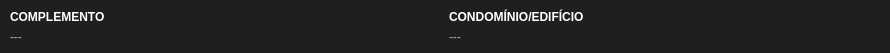
   <widget class="QWidget" name="widgetEnderecoEntregaImovel_3" native="true">
    <property name="geometry">
     <rect>
      <x>0</x>
      <y>128</y>
      <width>890</width>
      <height>53</height>
     </rect>
    </property>
    <property name="styleSheet">
     <string notr="true">background-color: #1f1f1f;
border-radius: 4px;</string>
    </property>
    <widget class="QWidget" name="horizontalLayoutWidget_23">
     <property name="geometry">
      <rect>
       <x>10</x>
       <y>6</y>
       <width>871</width>
       <height>41</height>
      </rect>
     </property>
     <layout class="QHBoxLayout" name="horizontalLayout_23" stretch="0,0">
      <item>
       <layout class="QVBoxLayout" name="verticalLayout_65">
        <property name="spacing">
         <number>0</number>
        </property>
        <item>
         <widget class="QLabel" name="label_63">
          <property name="sizePolicy">
           <sizepolicy hsizetype="Expanding" vsizetype="Preferred">
            <horstretch>0</horstretch>
            <verstretch>0</verstretch>
           </sizepolicy>
          </property>
          <property name="maximumSize">
           <size>
            <width>16777215</width>
            <height>16777215</height>
           </size>
          </property>
          <property name="styleSheet">
           <string notr="true">font-weight: bold;
color: white;</string>
          </property>
          <property name="text">
           <string>COMPLEMENTO</string>
          </property>
         </widget>
        </item>
        <item>
         <widget class="QLabel" name="labelEnderecoEntregaImovelComplemento">
          <property name="sizePolicy">
           <sizepolicy hsizetype="Expanding" vsizetype="Preferred">
            <horstretch>0</horstretch>
            <verstretch>0</verstretch>
           </sizepolicy>
          </property>
          <property name="maximumSize">
           <size>
            <width>16777215</width>
            <height>16777215</height>
           </size>
          </property>
          <property name="styleSheet">
           <string notr="true">color: #aaa;</string>
          </property>
          <property name="text">
           <string>---</string>
          </property>
         </widget>
        </item>
       </layout>
      </item>
      <item>
       <layout class="QVBoxLayout" name="verticalLayout_83">
        <property name="spacing">
         <number>0</number>
        </property>
        <item>
         <widget class="QLabel" name="label_82">
          <property name="sizePolicy">
           <sizepolicy hsizetype="Expanding" vsizetype="Preferred">
            <horstretch>0</horstretch>
            <verstretch>0</verstretch>
           </sizepolicy>
          </property>
          <property name="maximumSize">
           <size>
            <width>16777215</width>
            <height>16777215</height>
           </size>
          </property>
          <property name="styleSheet">
           <string notr="true">font-weight: bold;
color: white;</string>
          </property>
          <property name="text">
           <string>CONDOMÍNIO/EDIFÍCIO</string>
          </property>
         </widget>
        </item>
        <item>
         <widget class="QLabel" name="labelEnderecoEntregaImovelCondominio">
          <property name="sizePolicy">
           <sizepolicy hsizetype="Expanding" vsizetype="Preferred">
            <horstretch>0</horstretch>
            <verstretch>0</verstretch>
           </sizepolicy>
          </property>
          <property name="maximumSize">
           <size>
            <width>16777215</width>
            <height>16777215</height>
           </size>
          </property>
          <property name="styleSheet">
           <string notr="true">color: #aaa;</string>
          </property>
          <property name="text">
           <string>---</string>
          </property>
         </widget>
        </item>
       </layout>
      </item>
     </layout>
    </widget>
   </widget>
